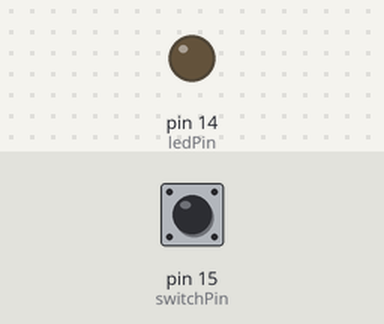
A sketch run on a simulated Arduino Uno, built with avr-gcc and run on an emulated ATmega328P. On the bench: output pins drawn as LEDs (lit = HIGH). Dashed ring = blinking. The inputs (shaded band) are chosen by the test bench; at power-on: pin 15 (switchPin) LOW.

Above: at 1.2 s.
1.3 s: pin 15 (switchPin) pulled HIGH for 3.2 s
At 2.1 s:
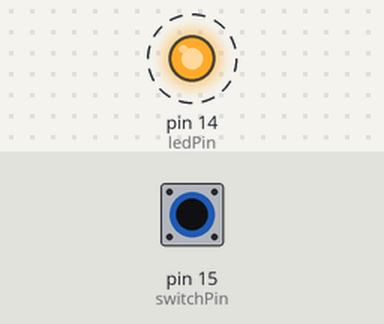
Timing chart, 0 to 5.8 s (numbered marks = the images above; inputs shaded):
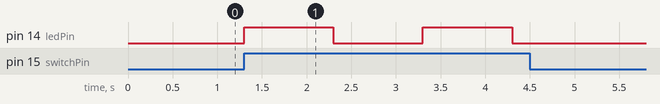

The sketch:

demoModul1.ino
```cpp
const int switchPin = 15;
const int ledPin = 14;

int switchState = 0;

void setup() {
  Serial.begin(115200);
  pinMode(switchPin, INPUT);
  pinMode(ledPin, OUTPUT);
}

void loop() {
  switchState = digitalRead(switchPin);

  if(switchState == HIGH){
    digitalWrite(ledPin, HIGH);
    delay(1000);
    digitalWrite(ledPin, LOW);
    delay(1000);
  }
}
```

Measured:
- after the input at 1.3 s, pin 14 (ledPin): alternates HIGH for 1.0 s and LOW for 1.0 s, 4 changes in all, then stays LOW, starting at once
